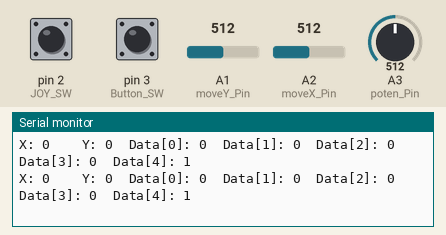
Recording of a sketch running on a simulated Arduino Uno, built with avr-gcc and run on an emulated ATmega328P. Shown: the last lines printed to the serial monitor. Inputs (shaded band) come from the test bench; at power-on: A2 (moveX_Pin) = 512, A3 (poten_Pin) = 512, A1 (moveY_Pin) = 512, pin 2 (JOY_SW) HIGH, pin 3 (Button_SW) LOW. No radio packets arrive unless stated.

Above: at 4.2 s.
4.3 s: A2 (moveX_Pin) set to 616
7.3 s: A2 (moveX_Pin) set to 645
At 7.46 s:
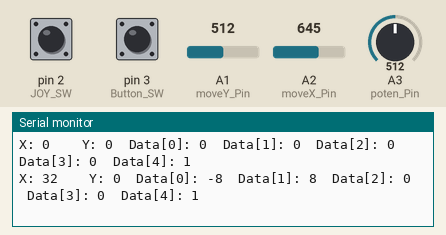
10.3 s: A3 (poten_Pin) set to 539
At 10.33 s:
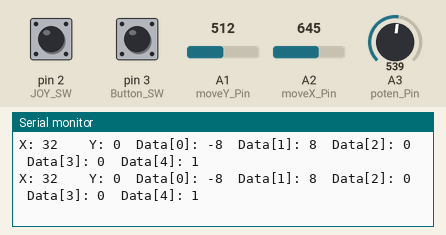
13.3 s: A3 (poten_Pin) set to 564
At 13.34 s:
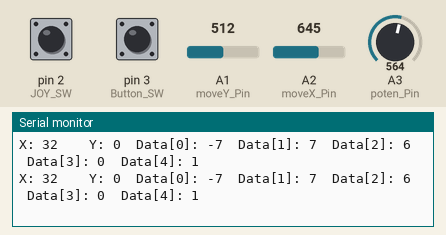
14.8 s: A1 (moveY_Pin) set to 641
At 14.94 s:
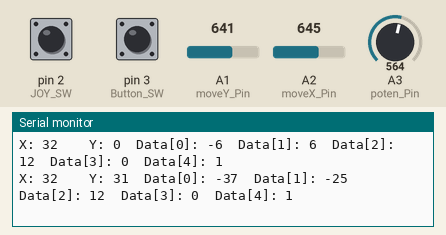
16.3 s: A1 (moveY_Pin) set to 617
At 16.33 s:
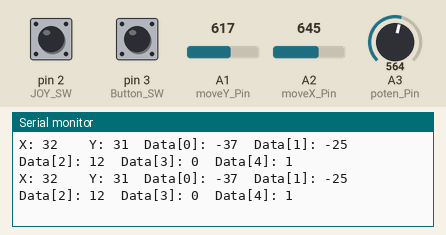
Timing chart, 0 to 18.8 s (numbered marks = the images above; inputs shaded):
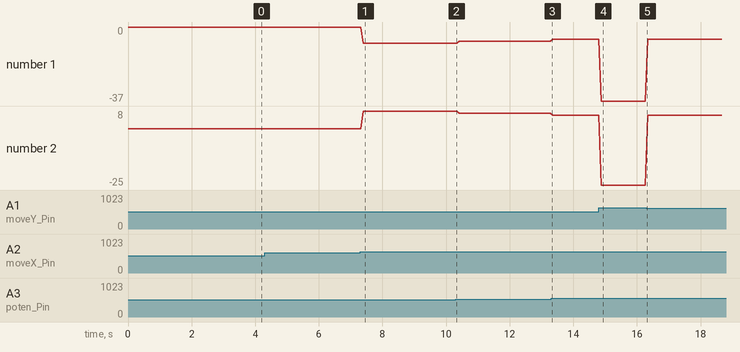

Measured:
- after the input at 7.3 s, the serial monitor: prints a new line after 0.09 s (image 1)
- after the input at 14.8 s, the serial monitor: prints a new line after 0.08 s (image 4)
- plotted number 1: 0 → -8 after the input at 7.3 s, -8 → -7 after the input at 10.3 s, -7 → -6 after the input at 13.3 s, -6 → -37 after the input at 14.8 s
- plotted number 2: 0 → 8 after the input at 7.3 s, 8 → 7 after the input at 10.3 s, 6 → -25 after the input at 14.8 s

The sketch:

Mini_Joystick_TX.ino
```cpp
#include <SPI.h>
#include <nRF24L01.h>
#include <RF24.h>
#define CE_PIN  10
#define CSN_PIN 9

#define CHANNEL_WRITE   123456789

const byte poten_Pin = A3;
const byte moveY_Pin = A1;
const byte moveX_Pin = A2;
const byte JOY_SW = 2;
const byte Button_SW = 3;

int moveY = 0;
int moveX = 0;
int poten = 0;
int P = 0;
int X = 0;
int Y = 0;
bool A;
bool B;
unsigned long lastTimeSent = 0;
int8_t data[5];

RF24 radio(CE_PIN, CSN_PIN);


void setup() {

  Serial.begin(9600);
  pinMode(JOY_SW, INPUT_PULLUP);
  radio.begin();
  radio.openWritingPipe(CHANNEL_WRITE);
  radio.setPALevel(RF24_PA_MIN);
  radio.stopListening();

}

void loop() {

  moveY = analogRead(moveY_Pin);
  moveX = analogRead(moveX_Pin);
  poten = analogRead(poten_Pin);
  A= digitalRead(JOY_SW);
  B= digitalRead(Button_SW);
  X= map(moveX, 0, 1023, -126, 126);
  Y= map(moveY, 0, 1023, -126, 126);
  P= map(poten, 0, 1023, -126, 126);
  uint8_t trims = map(poten, 0, 1023, -20, 20);
  if((X<30)&&X>-30) X = 0;
  if((Y<30)&&Y>-30) Y = 0;
  data[0]= constrain((Y+(X/4))*(-1),-80, 80);
  data[1]= constrain((Y-(X/4))*(-1),-80, 80);
  if(data[0]!=0){
    data[0]+=trims;
  }
  if(data[1]!=0){
    data[1]-=trims;
  }
  data[0]= constrain(data[0],-80, 80);
  data[1]= constrain(data[1],-80, 80);
  data[2] = P;
  data[3] = B;
  data[4] = A;
  Serial.print("X: ");
  Serial.print(X);
  Serial.print("\t\tY: ");
  Serial.print(Y);
  Serial.print("\tData[0]: ");
  Serial.print(data[0]);
  Serial.print("\tData[1]: ");
  Serial.print(data[1]);
  Serial.print("\tData[2]: ");
  Serial.print(data[2]);
  Serial.print("\tData[3]: ");
  Serial.print(data[3]);
  Serial.print("\tData[4]: ");
  Serial.println(data[4]);
  radio.write(data, sizeof(data));
  delay(30);
}
```
